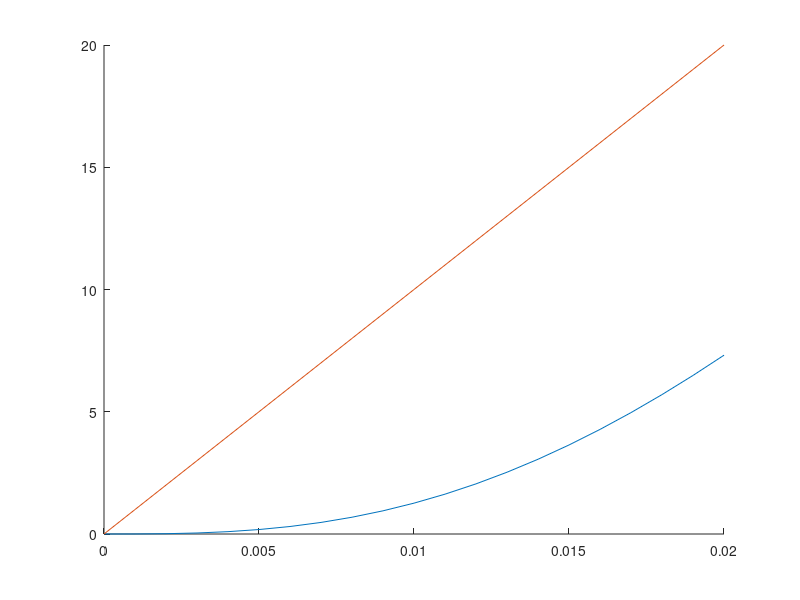

MATLAB code to generate this figure: (Note: this script raises an error after producing the figure.)
t = 0:0.001:0.02;
ramp = 1000*t;
s = tf('s');
H = 100^2/(s^2 + 100*s + 100^2);
[y,t] = lsim(H,ramp,t);
set(gcf,'color','w');
hold on;
plot(t,y);
plot(t,ramp);
hold off;
export_fig problem9c.pdf;
result = ramp(21) - y(21);